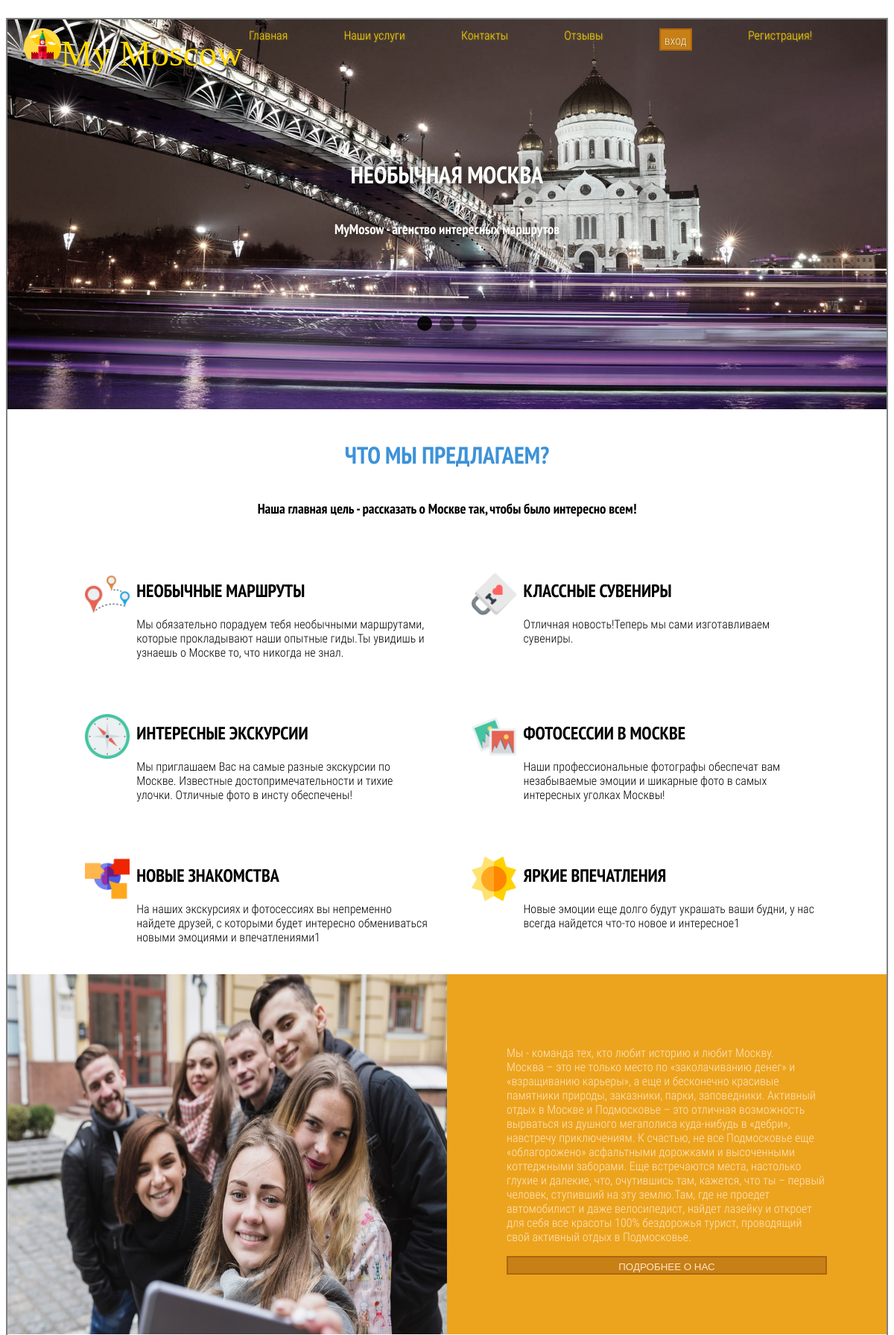
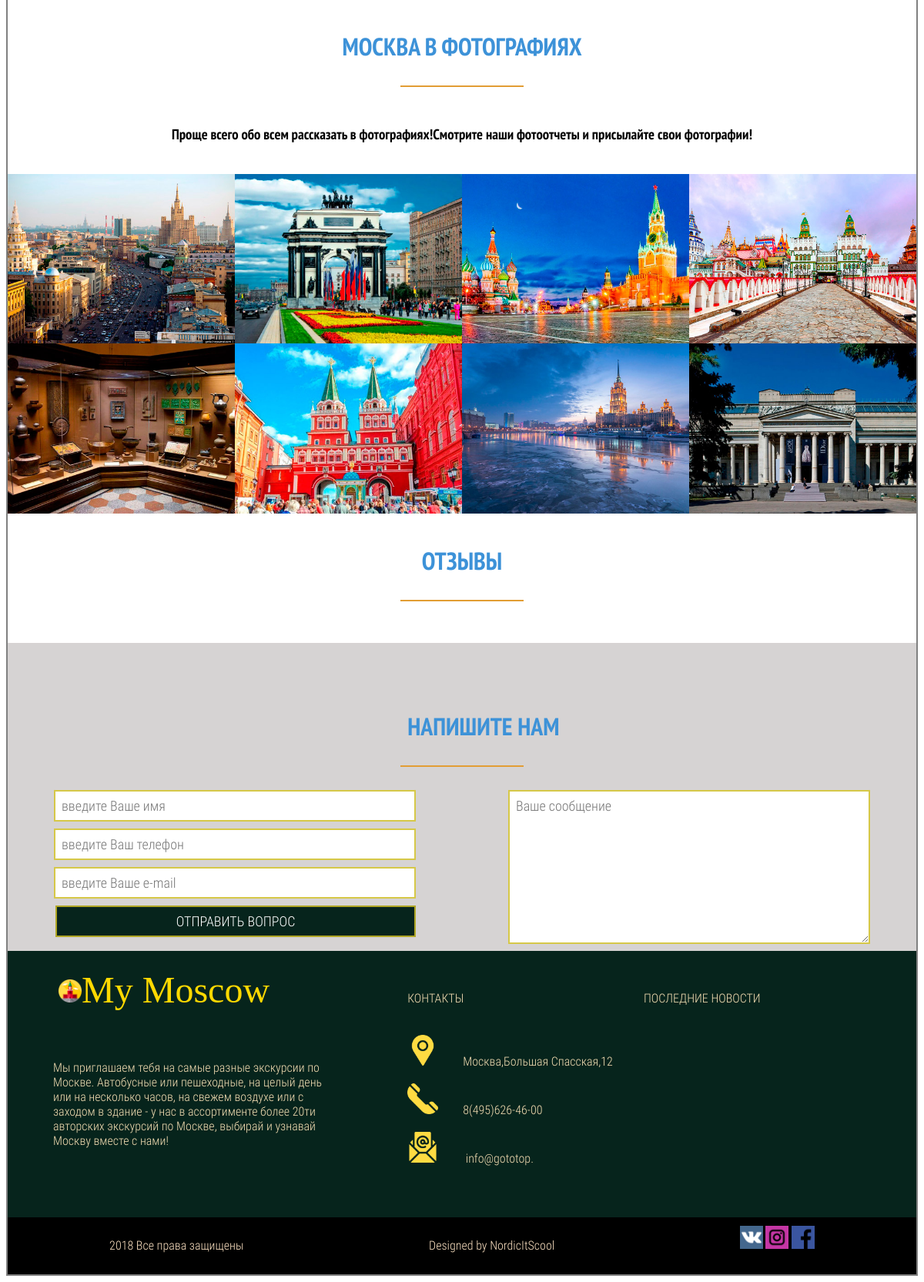
The page / on the database its author committed (2 pictures, top to bottom).
### tables this page shows
CREATE TABLE `slides` (
  `id` int(11) NOT NULL,
  `photo` varchar(255) NOT NULL,
  `title` varchar(255) NOT NULL,
  `text` text NOT NULL
);

CREATE TABLE `cards` (
  `id` int(11) NOT NULL,
  `icon` varchar(255) NOT NULL,
  `title` varchar(255) NOT NULL,
  `text` text NOT NULL
);

CREATE TABLE `photos` (
  `id` int(11) NOT NULL,
  `photo` varchar(255) NOT NULL
);

### system/classes/Unit.php (called while the page is built, shortened)
<?php
abstract class Unit {
	protected static $db_host = DB_HOST;
	protected static $db_user = DB_USER;
    protected static $db_password = DB_PASSWORD;
    protected static $db_name = DB_NAME;
    public function __construct(int $id){
        $this->id = $id;
        $this->mysqli = new mysqli(self::$db_host, self::$db_user, self::$db_password, self::$db_name);
        $this->mysqli->query("SET 1c_time_names = 'ru_RU'");
        $this->mysqli->query("SET NAMES 'utf8'");
    }
    public function getLine(): array {
        $result = mysqli_query($this->mysqli, 'SELECT * FROM '.$this->setTable().' WHERE id='.$this->id);
        $row = mysqli_fetch_assoc($result);
        return $row;
    }
    public function getField($field){
        return ($this->getLine())[$field];
    }
    public function getElementsId() : array{
        $arr =   [];
        $result = mysqli_query($this->mysqli, 'SELECT id FROM '.$this->setTable());
        while($row = mysqli_fetch_assoc($result)){
            $arr[] = $row['id'];
        }
        return $arr;
    }
}

### system/classes/Slide.php (called while the page is built)
<?php
class Slide extends Unit{
        public function setTable(){
            return 'slides';
        }
}

### system/classes/Card.php (called while the page is built)
<?php
class Card extends Unit{
        public function setTable(){
            return 'cards';
        }
}

### system/classes/Photo.php (called while the page is built)
<?php
class Photo extends Unit{
        public function setTable(){
            return 'photos';
        }
}

### index.php (the view, shortened to what this page needs)
<?php
      require($_SERVER['DOCUMENT_ROOT']."/myProject2/components/header/index.php");
?>
<div class="slider-wrapper">
    <div class="slider flex-box horizontal-nav horizontal-arrows ">
        <ul class="slides">
            <?$slides = (new Slide(0))->getElementsId();?>
            <? foreach($slides as $elem){?>
            <? $item = new Slide($elem)?>
            <li>
                <div class="slide-text"
                    style="background-image: url('<?=$item->getField('photo')?>'); background-size:cover; height: 500px">
                    <h1><?=$item->getField('title')?></h1>
                    <h3><?=$item->getField('text')?></h3>
                </div>
            </li>
            <?}?>
        </ul>
    </div>
</div>
<p class="title"> ЧТО МЫ ПРЕДЛАГАЕМ?</p>
<h3 style="align-self:center">Наша главная цель - рассказать о Москве так, чтобы было интересно всем!</h3>
<div class="cards">
    <?$arr = (new Card(0))->getElementsId();?>
    <?foreach($arr as $elem){?>
    <?$item = new Card($elem)?>
    <div class="cards-Item">
        <?= "<img src=". $item->getField('icon').">"?>
        <div class="Item">
            <h2><?=$item->getField('title')?></h2>
            <p> <?=$item->getField('text')?></p>
        </div>
    </div>
    <?}?>
</div>
<div class="about-Us">
    <div class="who-we-are">
        <p>
            Мы - команда тех, кто любит историю и любит Москву.<BR> Москва – это не только место
            по «заколачиванию денег» и «взращиванию карьеры», а еще и бесконечно красивые памятники
            природы, заказники, парки, заповедники. Активный отдых в Москве и Подмосковье – это отличная
            возможность вырваться из душного мегаполиса куда-нибудь в «дебри», навстречу приключениям.
            К счастью, не все Подмосковье еще «облагорожено» асфальтными дорожками и высоченными
            коттеджными заборами. Еще встречаются места, настолько глухие и далекие, что, очутившись
            там, кажется, что ты – первый человек, ступивший на эту землю.Там, где не проедет
            автомобилист и даже велосипедист, найдет лазейку и откроет для себя все красоты 100%
            бездорожья турист, проводящий свой активный отдых в Подмосковье. </p>
        <button class="book-button">ПОДРОБНЕЕ О НАС</button>
    </div>
    <img class="about-Us-img" src="/myProject2/photos/group.jpg" alt="people">
</div>
<div class="moskow-Photos">
    <p class="title">МОСКВА В ФОТОГРАФИЯХ</p>
    <div class="yellow-Line"></div>
    <h3>Проще всего обо всем рассказать в фотографиях!Смотрите наши фотоотчеты и присылайте свои фотографии!</h3>
    <div class="moscow-cards">
        <?$arr = (new Photo(0))->getElementsId();?>
        <?foreach($arr as $elem){?>
        <?$item = new Photo($elem)?>
        <?= "<img src=". $item->getField('photo').">"?>
        <?}?>
    </div>
</div>
<p class="title">ОТЗЫВЫ</p>
<div class="comment">
    <div class="yellow-Line"></div>
</div>
<div class="form">
    <p class="title-form">НАПИШИТЕ НАМ</p>
    <div class="yellow-Line"></div>
    <form class="question-form" action="/myProject2/system/controllers/subscriptions/create.php" method="POST">
        <div>
            <input type="text" name="name" placeholder="введите Ваше имя" required />
            <input type="text" name="phone" placeholder="введите Ваш телефон" required />
            <input type="text" name="email" placeholder="введите Ваше e-mail" required />
            <input type="submit" name="submit" value="ОТПРАВИТЬ ВОПРОС" />
        </div>
        <textarea name="text" placeholder="Ваше сообщение"></textarea>
    </form>
</div>
<?php
      require($_SERVER['DOCUMENT_ROOT']."/myProject2/components/footer/index.php");
      ?>

### components/header/index.php (shortened to what this page needs)
<!DOCTYPE html>
<html lang="en">
<head>
    <link rel="stylesheet" href="/myProject2/styles/style.css">
    <link rel="stylesheet" href="/myProject2/styles/slider.css">
</head>
<body>
    <div class="wrapper">
        <header>
            <div class="navigator">
                <div class="logotype">
                    <img src="/myProject2/icons/spasskaya-tower.png">
                    <p>My Moscow</p>
                </div>
                <div class="nav-Item">
                    <a href='/myProject2/index.php'>Главная</a>
                    <a href='/myProject2/trips.php'>Наши услуги</a>
                    <a href='/myProject2/contacts.php'>Контакты</a>
                    <a href='#'>Отзывы</a>
                    <a id="myBtn">вход</a>
                    <a href="/myProject2/auth/registration/registr.php">Регистрация!</a>
                </div>
            </div>
        </header>

### components/footer/index.php (shortened to what this page needs)
<footer >
    <div class="footer-wrapper">
        <div class="column1">
            <div class="logotype">
                <img src="/myProject2/icons/spasskaya-tower.png" alt="" srcset="">
              <p>My Moscow</p>
           </div>
            <p> Мы приглашаем тебя на самые разные экскурсии по Москве.
                        Автобусные или пешеходные, на целый день или на несколько часов,
                        на свежем воздухе или с заходом в здание - у нас в ассортименте более
                        20ти авторских экскурсий по Москве, выбирай и узнавай Москву вместе с
                        нами! </p>
        </div>
        <div class="column2">
			<div class="icons" >
                <p> КОНТАКТЫ</p><br></br>
				<p> <img src="/myProject2/icons/placeholder.png" class="icon" alt="">Москва,Большая Спасская,12 </p></br>
				<p><img src="/myProject2/icons/telephone.png" alt="" class="icon" >8(495)626-46-00</p></br>
				<p><img src="/myProject2/icons/mail.png" alt="" class="icon" > info@gototop.</p></br>
			</div>
        </div>
        <div class="column3">
            <p> ПОСЛЕДНИЕ  НОВОСТИ</p>
        </div>
       </div>
    <div class="copyright "> <p >2018 Все права защищены</p>
        <p>Designed by NordicItScool</p>
        <div>
            <img src="/myProject2/icons/social/vk.png" alt="" srcset="">
            <img src="/myProject2/icons/social/instagram.png" alt="" srcset="">
            <img src="/myProject2/icons/social/facebook.png" alt="" srcset="">
        </div>
</div>
</div>
</body>
</html>

### styles/slider.css (style rules this page uses)
.slider { width: 100%; overflow: hidden; position: relative; }
.slides { display: flex; align-items: flex-start; overflow: hidden; margin: 0; padding: 0; list-style-type: none; }
.slides > li { flex-shrink: 0; box-sizing: border-box; }

### rows shown on the page
slides: photo (picture), title "НЕОБЫЧНАЯ МОСКВА", text "MyMosow - агенство интересных маршрутов"
cards: icon (picture), title "НЕОБЫЧНЫЕ МАРШРУТЫ", text "Мы обязательно порадуем тебя необычными маршрутами, которые прокладывают наши опытные гиды.Ты увидишь и узнаешь о Москве то, что никогда не знал."
cards: icon (picture), title "КЛАССНЫЕ СУВЕНИРЫ", text "Отличная новость!Теперь мы сами изготавливаем сувениры."
cards: icon (picture), title "ИНТЕРЕСНЫЕ ЭКСКУРСИИ", text "Мы приглашаем Вас на самые разные экскурсии по Москве. Известные достопримечательности и тихие улочки. Отличные фото в инсту обеспечены!"
cards: icon (picture), title "ФОТОСЕССИИ В МОСКВЕ", text "Наши профессиональные фотографы обеспечат вам незабываемые эмоции и шикарные фото в самых интересных уголках Москвы!"
cards: icon (picture), title "НОВЫЕ ЗНАКОМСТВА", text "На наших экскурсиях и фотосессиях вы непременно найдете друзей, с которыми будет интересно обмениваться новыми эмоциями и впечатлениями1"
cards: icon (picture), title "ЯРКИЕ ВПЕЧАТЛЕНИЯ", text "Новые эмоции еще долго будут украшать ваши будни, у нас всегда найдется что-то новое и интересное1"
photos: photo (picture)
photos: photo (picture)
photos: photo (picture)
photos: photo (picture)
photos: photo (picture)
photos: photo (picture)
photos: photo (picture)
photos: photo (picture)
